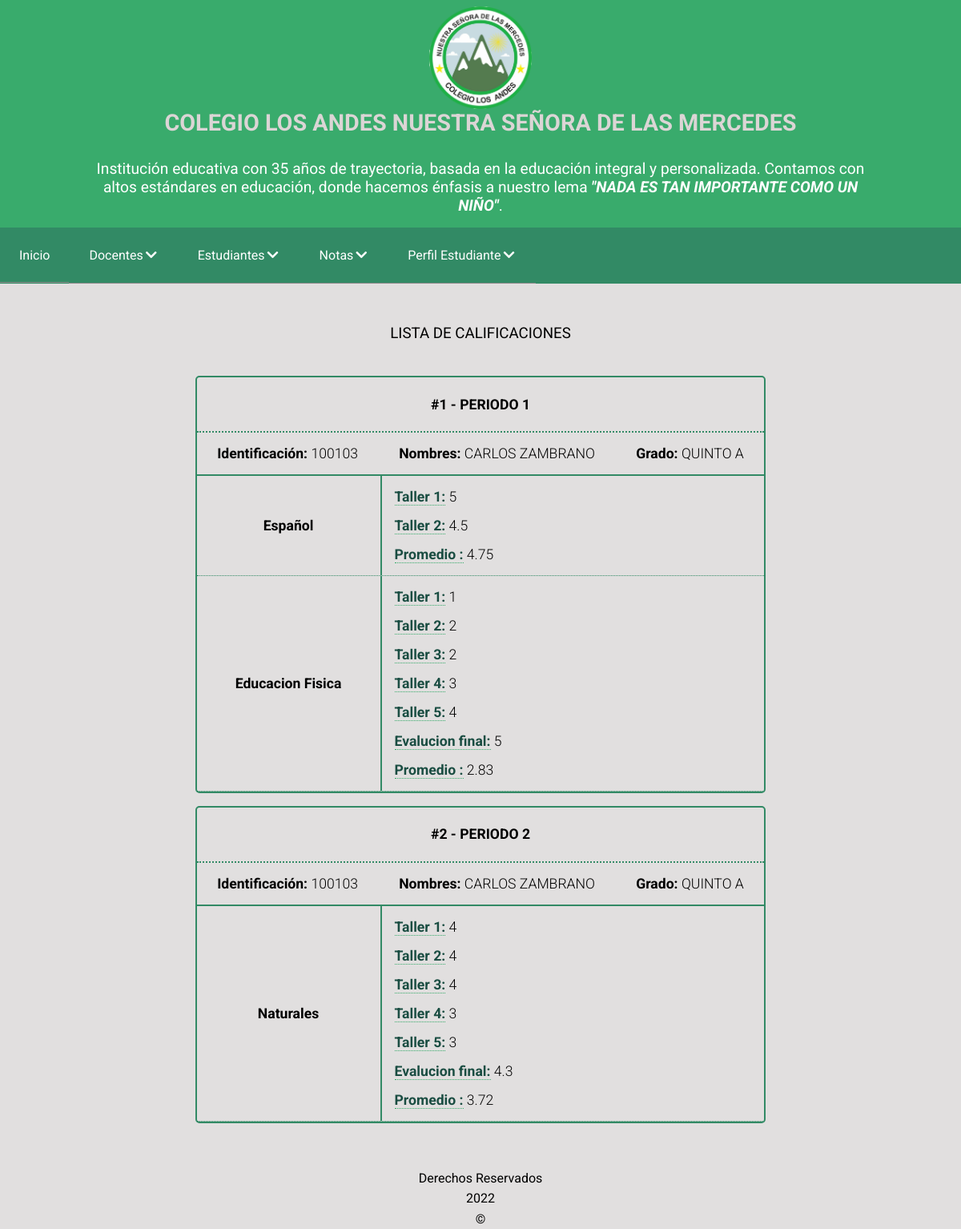
Page /principal.php?CONTENIDO=layout/components/notas/lista-notas-total.php (signed in) on the committed database.
### tables this page shows
CREATE TABLE menu (
    id int(4) NOT NULL AUTO_INCREMENT PRIMARY KEY,
    nombre VARCHAR(60) NOT NULL,
    ruta VARCHAR(200) NULL,
    tipo INT(2) NOT NULL,
    es_hijo INT(4) NULL,
    posicion INT(4) NOT NULL,
    INDEX (es_hijo),
    FOREIGN KEY (es_hijo) REFERENCES menu(id)
);

CREATE TABLE roles (
    id INT(4) NOT NULL AUTO_INCREMENT PRIMARY KEY,
    nombre VARCHAR(20) NOT NULL,
    valor CHAR(3) NOT NULL
);

CREATE TABLE nota (
    id INT(4) NOT NULL AUTO_INCREMENT PRIMARY KEY,
    id_usuario_estudiante INT(4) NOT NULL,
    id_periodo_academico INT(4) NOT NULL,
    id_asignatura INT(4) NOT NULL,
    id_tipo_actividad INT(4) NOT NULL,
    nota DOUBLE NULL,
    fecha_creacion DATETIME DEFAULT CURRENT_TIMESTAMP,
    fecha_modificacion DATETIME DEFAULT CURRENT_TIMESTAMP ON UPDATE CURRENT_TIMESTAMP,
    FOREIGN KEY (id_usuario_estudiante) REFERENCES usuario(id) ON DELETE RESTRICT ON UPDATE CASCADE,
    FOREIGN KEY (id_asignatura) REFERENCES asignatura(id) ON DELETE RESTRICT ON UPDATE CASCADE,
    FOREIGN KEY (id_periodo_academico) REFERENCES periodo_academico(id) ON DELETE RESTRICT ON UPDATE CASCADE,
    FOREIGN KEY (id_tipo_actividad) REFERENCES tipo_actividad(id) ON DELETE RESTRICT ON UPDATE CASCADE
);

CREATE TABLE periodo_academico (
    id int(4) NOT NULL AUTO_INCREMENT PRIMARY KEY,
    inicio_periodo DATETIME NOT NULL,
    finalizacion_periodo DATETIME NOT NULL,
    nombre VARCHAR(150) NOT NULL,
    id_anio_escolar INT(4) NOT NULL,
    FOREIGN KEY (id_anio_escolar) REFERENCES anio_escolar(id) ON DELETE RESTRICT ON UPDATE CASCADE
);

CREATE TABLE usuario (
    id INT(4) NOT NULL AUTO_INCREMENT PRIMARY KEY,
    identificacion varchar(15) NOT NULL UNIQUE,
    nombres varchar(50) NOT NULL,
    apellidos varchar(50) NOT NULL,
    telefono varchar(10) NULL,
    email varchar(50) NOT NULL,
    direccion varchar(30) DEFAULT NULL,
    clave varchar(40) DEFAULT NULL,
    rol_id INT(4) NOT NULL,
    estado INT(1) NOT NULL,
    INDEX (rol_id),
    FOREIGN KEY (rol_id) REFERENCES roles(id) ON DELETE RESTRICT ON UPDATE CASCADE
);

CREATE TABLE asignatura(
    id int(4) NOT NULL AUTO_INCREMENT PRIMARY KEY,
    nombre_asignatura varchar(30) NOT NULL
);

CREATE TABLE tipo_actividad (
    id INT(4) NOT NULL AUTO_INCREMENT PRIMARY KEY,
    nombre_actividad VARCHAR(200) NOT NULL
);

### layout/components/notas/lista-notas-total.php (the view, shortened to what the rows shown need)
<?php
$editar = $USUARIO->getRolId();
$lista = '';
$count = 1;
$listaNotas = array();
if ($editar == 1 || $editar == 6) {
    $listaNotas = NotasConsulta::getListaEnObjetos('GROUP BY n.id_periodo_academico, u.identificacion', false);
} else {
    $listaNotas = NotasConsulta::getListaEnObjetos("WHERE u.identificacion = {$USUARIO->getIdentificacion()} GROUP BY n.id_periodo_academico, u.identificacion", false);
}
foreach ($listaNotas as $key) {
    $lista .= '<div class="as-content-data">
                <div>
                    <h4>  #' . $count++ . ' - ' . $key->getPeriodoAcademico() . '</h4>
                </div>
                <div class="as-content-data-responsive">
                    <ul class="as-content-data-header">
                        <li><span class="as-content-data-title">Identificación: </span>' . $key->getIdentificacionEstudiante() . '</li>
                        <li><span class="as-content-data-title">Nombres: </span>' . $key->getNombreEstudiante() . '</li>
                        <li><span class="as-content-data-title">Grado: </span>' . $key->getNombreGrado() . ' ' . $key->getNombreGrupo() . '</li>
                    </ul>';
    $listaAsignaturas = NotasConsulta::getListaEnObjetos('GROUP BY n.id_periodo_academico, u.identificacion, n.id_asignatura', true);
    foreach ($listaAsignaturas as $asignatura) {
        if ($asignatura->getIdPeriodoAcademico() == $key->getIdPeriodoAcademico() && $key->getIdUsuarioEstudiante() == $asignatura->getIdUsuarioEstudiante()) {
            $lista .= '<div class="as-content-data-course">
                        <div class="as-content-data-course-title">' . $asignatura->getNombreAsignatura() . '</div>
                        <div class="as-content-data-activity">';
            $listaNotasAsignadas = NotasConsulta::getListaEnObjetos("", false);
            $contar =  count($listaNotasAsignadas);
            $posicion = 0;
            $cantidadNotas = 0;
            foreach ($listaNotasAsignadas as $item) {
                $posicion++;
                if (
                    $asignatura->getIdPeriodoAcademico() == $key->getIdPeriodoAcademico() &&
                    $asignatura->getIdentificacionEstudiante() == $item->getIdentificacionEstudiante() &&
                    $asignatura->getIdAsignatura() == $item->getIdAsignatura()
                ) {
                    $lista .= '<p class="as-content-data-activity-item">
                                <span class="as-content-data-activity-title">' . $item->getNombreTipoActividad() . ':</span> ' . $item->getNota() . '
                            </p>';
                    $cantidadNotas++;
                }
                if ($contar == $posicion) {
                    $promedio = $asignatura->getNota() / $cantidadNotas;
                    $lista .= '<p class="as-content-data-activity-item"><span class="as-content-data-activity-title">Promedio :</span> ' . number_format($promedio, 2) . '</p>';
                }
            }
            $lista .= '</div>
                    </div>';
        }
    }
    $lista .= '</div>
            </div>';
}
?>
<div class="as-layout-table">
    <?php print_r($lista); ?>
</div>

### principal.php (shortened to what the rows shown need)
<?php
$USUARIO = unserialize($_SESSION['usuario']);
$roles = Rol::getListaEnObjetos("id={$USUARIO->getRolId()}", null)[0];
?>
<!doctype html>
<html>
<head>
    <link rel="stylesheet" type="text/css" href="layout/css/main.css">
    <link rel="stylesheet" href="https://cdnjs.cloudflare.com/ajax/libs/font-awesome/5.15.4/css/all.min.css">
    <link rel="stylesheet" href="//code.jquery.com/ui/1.12.1/themes/base/jquery-ui.css">
</head>
<body>
    <nav class="as-main-nav">
        <ul class="as-menu" id="as-menu">
            <?php
            $menu = MenuLista::getMenu($USUARIO->getRolId());
            echo $menu;
            ?>
            <li class="menu__item as-dropdown-submenu"><a href="#" class="as-menu__link as-submenu-btn"> <span>Perfil <?php echo $roles->getNombre(); ?> </span> <i class="fas fa-chevron-down"></i></a>
            </li>
    </nav>
    <main class="as-layout">
        <?php include $_REQUEST['CONTENIDO']; ?>
    </main>
</body>
</html>

### logica/clasesGenericas/MenuLista.php
<?php
class MenuLista
{
    public static function getMenu($rol)
    {
        $listaMenu = '';
        $totalMenus = Menu::getListaEnObjetos(null, 'posicion');
        foreach ($totalMenus as $menu) {
            if ($menu->getTipo() == 1) {
                $listaMenu .= MenuLista::construirHijos($menu, $rol);
            }
        }
        return $listaMenu;
    }
    public static function construirHijos($item, $rol)
    {
        $permiso = Permiso::getListaEnObjetos("id_rol={$rol} AND id_menu={$item->getId()}", null);
        $tieneHijos = false;
        $hijoUnico = '';
        foreach ($permiso as $key) {
            if ($key->getEstado() == 1) {
                $hijoUnico .= '<li class="menu__item"><a href="' . $item->getRuta() . '" class="as-menu__link">' . $item->getNombre() . '</a></li>';
                $totalMenus = Menu::getListaEnObjetos(null, 'posicion');
                $listaHijos = '<li class="menu__item as-dropdown-submenu"><a href="' . $item->getRuta() . '" class="as-menu__link as-submenu-btn"> <span>' . $item->getNombre() . '</span> <i class="fas fa-chevron-down"></i></a><ul class="as-submenu">';
                foreach ($totalMenus as $menu) {
                    if ($menu->getEsHijo() == $item->getId() && $menu->getTipo() == 2) {
                        $permiso = Permiso::getListaEnObjetos("id_rol={$rol} AND id_menu={$menu->getId()}", null);
                        foreach ($permiso as $key) {
                            if ($key->getEstado() == 1) {
                                $listaHijos .= '<li class="menu__item"><a href="' . $menu->getRuta() . '" class="as-menu__link as-submenu-color">' . $menu->getNombre() . '</a></li>';
                            }
                        }
                        $tieneHijos = true;
                    }
                }
                $listaHijos .= '</ul> </li>';
            }
        }
        return $tieneHijos ? $listaHijos : $hijoUnico;
    }
}

### rows in the picture
menu: nombre "Docentes"
menu: nombre "Estudiantes"
menu: nombre "Notas"
roles: nombre "Estudiante"
nota: id_periodo_academico.nombre "PERIODO 1", id_usuario_estudiante.identificacion "100103", id_usuario_estudiante.apellidos "CARLOS ZAMBRANO", NombreGrado "QUINTO", NombreGrupo "A", id_asignatura.nombre_asignatura "Educacion Fisica", id_tipo_actividad.nombre_actividad "Taller 1", nota "1"
nota: id_asignatura.nombre_asignatura "Español", id_tipo_actividad.nombre_actividad "Taller 1", nota "5"
nota: id_tipo_actividad.nombre_actividad "Taller 2", nota "4.5"
nota: promedio "4.75", promedio "2.83", id_tipo_actividad.nombre_actividad "Evalucion final", nota "4.3", promedio "3.72"
nota: id_tipo_actividad.nombre_actividad "Taller 2", nota "2"
nota: id_tipo_actividad.nombre_actividad "Taller 3", nota "2"
nota: id_tipo_actividad.nombre_actividad "Taller 4", nota "3"
nota: id_tipo_actividad.nombre_actividad "Taller 5", nota "4"
nota: id_tipo_actividad.nombre_actividad "Evalucion final", nota "5"
nota: id_periodo_academico.nombre "PERIODO 2", id_usuario_estudiante.identificacion "100103", id_usuario_estudiante.apellidos "CARLOS ZAMBRANO", NombreGrado "QUINTO", NombreGrupo "A", id_asignatura.nombre_asignatura "Naturales", id_tipo_actividad.nombre_actividad "Taller 1", nota "4"
nota: id_tipo_actividad.nombre_actividad "Taller 2", nota "4"
nota: id_tipo_actividad.nombre_actividad "Taller 3", nota "4"
nota: id_tipo_actividad.nombre_actividad "Taller 4", nota "3"
nota: id_tipo_actividad.nombre_actividad "Taller 5", nota "3"
